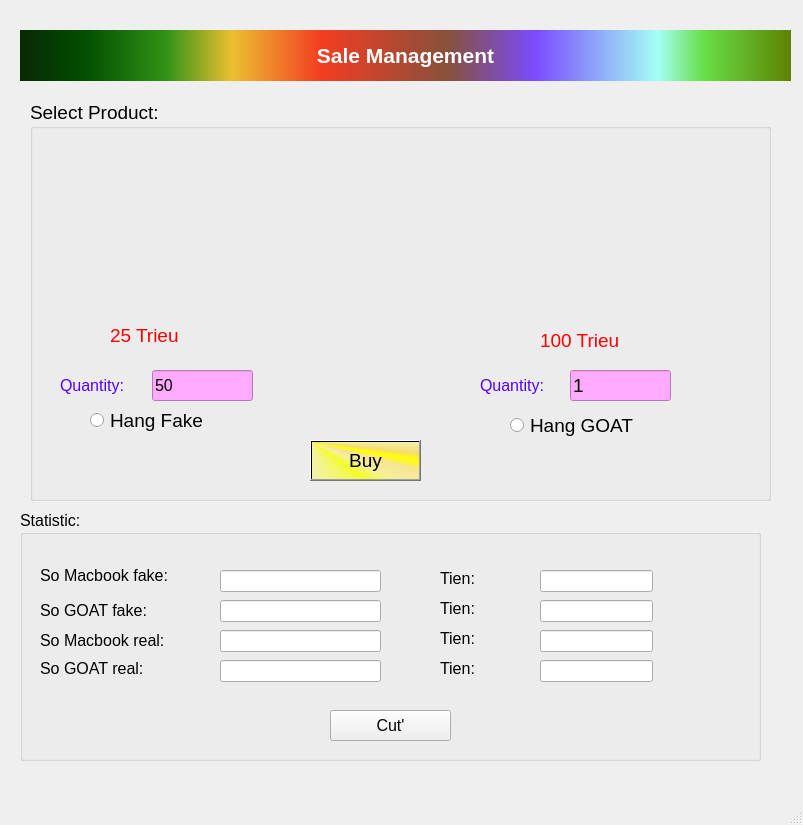
<?xml version="1.0" encoding="UTF-8"?>
<ui version="4.0">
 <class>MainWindow</class>
 <widget class="QMainWindow" name="MainWindow">
  <property name="geometry">
   <rect>
    <x>0</x>
    <y>0</y>
    <width>803</width>
    <height>825</height>
   </rect>
  </property>
  <property name="windowTitle">
   <string>TranDucTrungKien_K234111393</string>
  </property>
  <property name="windowIcon">
   <iconset>
    <normaloff>C:/Users/kien0/OneDrive - zxcvb/Pictures/ThatTinh1.jpg</normaloff>C:/Users/kien0/OneDrive - zxcvb/Pictures/ThatTinh1.jpg</iconset>
  </property>
  <widget class="QWidget" name="centralwidget">
   <widget class="QLabel" name="label">
    <property name="geometry">
     <rect>
      <x>20</x>
      <y>30</y>
      <width>771</width>
      <height>51</height>
     </rect>
    </property>
    <property name="font">
     <font>
      <pointsize>16</pointsize>
      <weight>75</weight>
      <bold>true</bold>
     </font>
    </property>
    <property name="styleSheet">
     <string notr="true">color: qlineargradient(spread:pad, x1:0, y1:0, x2:1, y2:0, stop:0 rgba(0, 0, 0, 255), stop:1 rgba(255, 255, 255, 255));
background-color: qlineargradient(spread:pad, x1:0, y1:0, x2:1, y2:0, stop:0 rgba(9, 41, 4, 255), stop:0.085 rgba(2, 79, 0, 255), stop:0.19 rgba(50, 147, 22, 255), stop:0.275 rgba(236, 191, 49, 255), stop:0.39 rgba(243, 61, 34, 255), stop:0.555 rgba(135, 81, 60, 255), stop:0.667 rgba(121, 75, 255, 255), stop:0.825 rgba(164, 255, 244, 255), stop:0.885 rgba(104, 222, 71, 255), stop:1 rgba(93, 128, 0, 255));</string>
    </property>
    <property name="text">
     <string>Sale Management</string>
    </property>
    <property name="alignment">
     <set>Qt::AlignCenter</set>
    </property>
   </widget>
   <widget class="QGroupBox" name="groupBox">
    <property name="geometry">
     <rect>
      <x>30</x>
      <y>100</y>
      <width>741</width>
      <height>401</height>
     </rect>
    </property>
    <property name="font">
     <font>
      <pointsize>14</pointsize>
     </font>
    </property>
    <property name="title">
     <string>Select Product:</string>
    </property>
    <widget class="QLabel" name="label_2">
     <property name="geometry">
      <rect>
       <x>40</x>
       <y>60</y>
       <width>181</width>
       <height>151</height>
      </rect>
     </property>
     <property name="text">
      <string/>
     </property>
     <property name="pixmap">
      <pixmap>C:/Users/kien0/OneDrive - zxcvb/Pictures/Templates/macbook.webp</pixmap>
     </property>
     <property name="scaledContents">
      <bool>true</bool>
     </property>
    </widget>
    <widget class="QLabel" name="label_4">
     <property name="geometry">
      <rect>
       <x>80</x>
       <y>220</y>
       <width>101</width>
       <height>31</height>
      </rect>
     </property>
     <property name="styleSheet">
      <string notr="true">color: rgb(255, 0, 0);</string>
     </property>
     <property name="text">
      <string>25 Trieu</string>
     </property>
    </widget>
    <widget class="QLabel" name="label_5">
     <property name="geometry">
      <rect>
       <x>510</x>
       <y>220</y>
       <width>121</width>
       <height>41</height>
      </rect>
     </property>
     <property name="styleSheet">
      <string notr="true">color: rgb(255, 0, 0);</string>
     </property>
     <property name="text">
      <string>100 Trieu</string>
     </property>
    </widget>
    <widget class="QRadioButton" name="radioButtonFake">
     <property name="geometry">
      <rect>
       <x>60</x>
       <y>300</y>
       <width>141</width>
       <height>41</height>
      </rect>
     </property>
     <property name="text">
      <string>Hang Fake</string>
     </property>
    </widget>
    <widget class="QRadioButton" name="radioButtonGOAT">
     <property name="geometry">
      <rect>
       <x>480</x>
       <y>310</y>
       <width>171</width>
       <height>31</height>
      </rect>
     </property>
     <property name="text">
      <string>Hang GOAT</string>
     </property>
    </widget>
    <widget class="QPushButton" name="pushButtonBuy">
     <property name="geometry">
      <rect>
       <x>280</x>
       <y>340</y>
       <width>111</width>
       <height>41</height>
      </rect>
     </property>
     <property name="styleSheet">
      <string notr="true">background-color: qconicalgradient(cx:0, cy:0, angle:135, stop:0 rgba(255, 255, 0, 69), stop:0.375 rgba(255, 255, 0, 69), stop:0.423533 rgba(251, 255, 0, 145), stop:0.45 rgba(247, 255, 0, 208), stop:0.477581 rgba(255, 244, 71, 130), stop:0.518717 rgba(255, 218, 71, 130), stop:0.55 rgba(255, 255, 0, 255), stop:0.57754 rgba(255, 203, 0, 130), stop:0.625 rgba(255, 255, 0, 69), stop:1 rgba(255, 255, 0, 69));</string>
     </property>
     <property name="text">
      <string>Buy</string>
     </property>
    </widget>
    <widget class="QLabel" name="label_6">
     <property name="geometry">
      <rect>
       <x>30</x>
       <y>270</y>
       <width>81</width>
       <height>31</height>
      </rect>
     </property>
     <property name="font">
      <font>
       <pointsize>12</pointsize>
      </font>
     </property>
     <property name="styleSheet">
      <string notr="true">color: rgb(85, 0, 255);</string>
     </property>
     <property name="text">
      <string>Quantity:</string>
     </property>
    </widget>
    <widget class="QLineEdit" name="lineEditSoMacbook">
     <property name="geometry">
      <rect>
       <x>122</x>
       <y>270</y>
       <width>101</width>
       <height>31</height>
      </rect>
     </property>
     <property name="font">
      <font>
       <pointsize>12</pointsize>
      </font>
     </property>
     <property name="styleSheet">
      <string notr="true">background-color: rgb(255, 170, 255);</string>
     </property>
     <property name="text">
      <string>50</string>
     </property>
    </widget>
    <widget class="QLabel" name="label_7">
     <property name="geometry">
      <rect>
       <x>450</x>
       <y>270</y>
       <width>91</width>
       <height>31</height>
      </rect>
     </property>
     <property name="font">
      <font>
       <pointsize>12</pointsize>
      </font>
     </property>
     <property name="styleSheet">
      <string notr="true">color: rgb(85, 0, 255);</string>
     </property>
     <property name="text">
      <string>Quantity:</string>
     </property>
    </widget>
    <widget class="QLineEdit" name="lineEditSoGOAT">
     <property name="geometry">
      <rect>
       <x>540</x>
       <y>270</y>
       <width>101</width>
       <height>31</height>
      </rect>
     </property>
     <property name="styleSheet">
      <string notr="true">background-color: rgb(255, 170, 255);</string>
     </property>
     <property name="text">
      <string>1</string>
     </property>
    </widget>
    <widget class="QLabel" name="label_3">
     <property name="geometry">
      <rect>
       <x>480</x>
       <y>50</y>
       <width>181</width>
       <height>161</height>
      </rect>
     </property>
     <property name="text">
      <string/>
     </property>
     <property name="pixmap">
      <pixmap>C:/Users/kien0/OneDrive - zxcvb/Pictures/Templates/siu.gif</pixmap>
     </property>
     <property name="scaledContents">
      <bool>true</bool>
     </property>
    </widget>
   </widget>
   <widget class="QGroupBox" name="groupBox_2">
    <property name="geometry">
     <rect>
      <x>20</x>
      <y>510</y>
      <width>741</width>
      <height>251</height>
     </rect>
    </property>
    <property name="font">
     <font>
      <pointsize>12</pointsize>
     </font>
    </property>
    <property name="title">
     <string>Statistic:</string>
    </property>
    <widget class="QLabel" name="label_8">
     <property name="geometry">
      <rect>
       <x>20</x>
       <y>50</y>
       <width>171</width>
       <height>31</height>
      </rect>
     </property>
     <property name="font">
      <font>
       <pointsize>12</pointsize>
      </font>
     </property>
     <property name="text">
      <string>So Macbook fake:</string>
     </property>
    </widget>
    <widget class="QLineEdit" name="lineEditSoMacbookfake">
     <property name="geometry">
      <rect>
       <x>200</x>
       <y>60</y>
       <width>161</width>
       <height>22</height>
      </rect>
     </property>
    </widget>
    <widget class="QLineEdit" name="lineEditGOATfake">
     <property name="geometry">
      <rect>
       <x>200</x>
       <y>90</y>
       <width>161</width>
       <height>22</height>
      </rect>
     </property>
    </widget>
    <widget class="QLabel" name="label_9">
     <property name="geometry">
      <rect>
       <x>20</x>
       <y>90</y>
       <width>151</width>
       <height>21</height>
      </rect>
     </property>
     <property name="font">
      <font>
       <pointsize>12</pointsize>
      </font>
     </property>
     <property name="text">
      <string>So GOAT fake:</string>
     </property>
    </widget>
    <widget class="QLabel" name="label_10">
     <property name="geometry">
      <rect>
       <x>20</x>
       <y>120</y>
       <width>161</width>
       <height>21</height>
      </rect>
     </property>
     <property name="font">
      <font>
       <pointsize>12</pointsize>
      </font>
     </property>
     <property name="text">
      <string>So Macbook real:</string>
     </property>
    </widget>
    <widget class="QLabel" name="label_11">
     <property name="geometry">
      <rect>
       <x>20</x>
       <y>150</y>
       <width>131</width>
       <height>16</height>
      </rect>
     </property>
     <property name="font">
      <font>
       <pointsize>12</pointsize>
      </font>
     </property>
     <property name="text">
      <string>So GOAT real:</string>
     </property>
    </widget>
    <widget class="QLineEdit" name="lineEditSoMacbookreal">
     <property name="geometry">
      <rect>
       <x>200</x>
       <y>120</y>
       <width>161</width>
       <height>22</height>
      </rect>
     </property>
    </widget>
    <widget class="QLineEdit" name="lineEditSoGOATreal">
     <property name="geometry">
      <rect>
       <x>200</x>
       <y>150</y>
       <width>161</width>
       <height>22</height>
      </rect>
     </property>
    </widget>
    <widget class="QLabel" name="label_12">
     <property name="geometry">
      <rect>
       <x>420</x>
       <y>60</y>
       <width>55</width>
       <height>16</height>
      </rect>
     </property>
     <property name="font">
      <font>
       <pointsize>12</pointsize>
      </font>
     </property>
     <property name="text">
      <string>Tien:</string>
     </property>
    </widget>
    <widget class="QLabel" name="label_13">
     <property name="geometry">
      <rect>
       <x>420</x>
       <y>90</y>
       <width>55</width>
       <height>16</height>
      </rect>
     </property>
     <property name="font">
      <font>
       <pointsize>12</pointsize>
      </font>
     </property>
     <property name="text">
      <string>Tien:</string>
     </property>
    </widget>
    <widget class="QLabel" name="label_14">
     <property name="geometry">
      <rect>
       <x>420</x>
       <y>120</y>
       <width>55</width>
       <height>16</height>
      </rect>
     </property>
     <property name="font">
      <font>
       <pointsize>12</pointsize>
      </font>
     </property>
     <property name="text">
      <string>Tien:</string>
     </property>
    </widget>
    <widget class="QLabel" name="label_15">
     <property name="geometry">
      <rect>
       <x>420</x>
       <y>150</y>
       <width>55</width>
       <height>16</height>
      </rect>
     </property>
     <property name="font">
      <font>
       <pointsize>12</pointsize>
      </font>
     </property>
     <property name="text">
      <string>Tien:</string>
     </property>
    </widget>
    <widget class="QLineEdit" name="lineEditTienMacbookfake">
     <property name="geometry">
      <rect>
       <x>520</x>
       <y>60</y>
       <width>113</width>
       <height>22</height>
      </rect>
     </property>
    </widget>
    <widget class="QLineEdit" name="lineEditTienGOATfake">
     <property name="geometry">
      <rect>
       <x>520</x>
       <y>90</y>
       <width>113</width>
       <height>22</height>
      </rect>
     </property>
    </widget>
    <widget class="QLineEdit" name="lineEditTienMacbookreal">
     <property name="geometry">
      <rect>
       <x>520</x>
       <y>120</y>
       <width>113</width>
       <height>22</height>
      </rect>
     </property>
    </widget>
    <widget class="QLineEdit" name="lineEditTienGOATreal">
     <property name="geometry">
      <rect>
       <x>520</x>
       <y>150</y>
       <width>113</width>
       <height>22</height>
      </rect>
     </property>
    </widget>
    <widget class="QPushButton" name="pushButtonExit">
     <property name="geometry">
      <rect>
       <x>310</x>
       <y>200</y>
       <width>121</width>
       <height>31</height>
      </rect>
     </property>
     <property name="text">
      <string>Cut'</string>
     </property>
     <property name="icon">
      <iconset>
       <normaloff>C:/Users/kien0/OneDrive - zxcvb/Pictures/Templates/dauX.png</normaloff>C:/Users/kien0/OneDrive - zxcvb/Pictures/Templates/dauX.png</iconset>
     </property>
     <property name="flat">
      <bool>false</bool>
     </property>
    </widget>
   </widget>
  </widget>
  <widget class="QMenuBar" name="menubar">
   <property name="geometry">
    <rect>
     <x>0</x>
     <y>0</y>
     <width>803</width>
     <height>26</height>
    </rect>
   </property>
  </widget>
  <widget class="QStatusBar" name="statusbar"/>
 </widget>
 <resources/>
 <connections>
  <connection>
   <sender>pushButtonExit</sender>
   <signal>clicked()</signal>
   <receiver>MainWindow</receiver>
   <slot>close()</slot>
   <hints>
    <hint type="sourcelabel">
     <x>390</x>
     <y>751</y>
    </hint>
    <hint type="destinationlabel">
     <x>401</x>
     <y>412</y>
    </hint>
   </hints>
  </connection>
 </connections>
</ui>
